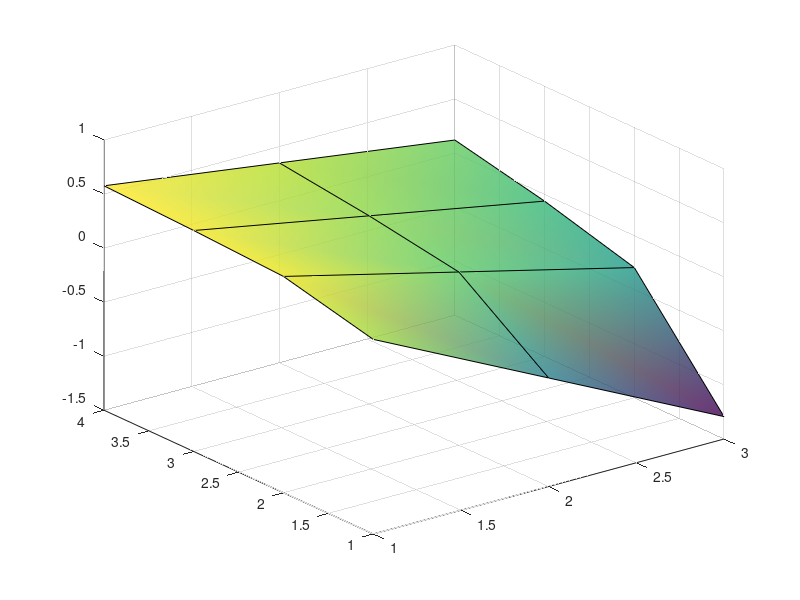

Write the MATLAB code that produced this figure. (Note: this script raises an error after producing the figure.)
clear;
clc;

result_dense=load('dense.mat');
result_sparse=load('sparse.mat');
Sk=ones(40,1)*5*102.4;
Wt=2.63*10^(-8)*8*1024*1024;

saving_dense_No=zeros(size(result_dense.result));
saving_dense_All=zeros(size(result_dense.result));
saving_sparse_No=zeros(size(result_sparse.result));
saving_sparse_All=zeros(size(result_sparse.result));

EC_dense=zeros(size(result_dense.result));
ET_dense=zeros(size(result_dense.result));
EC_sparse=zeros(size(result_sparse.result));
ET_sparse=zeros(size(result_sparse.result));

ET_miss=zeros(size(saving_dense_All));  %No caching
EC_miss=((95.92+16.02)*4+6.25*10^(-12)*8*1024*1024*10*1024)*60*[1,3,5;1,3,5;1,3,5;1,3,5];

for ii=1:size(saving_dense_All,1)
    for jj=1:size(saving_sparse_All,2)
        
        ET_miss(ii,jj)=sum(Wt*Sk(1:10*ii)*15);
        EC_miss(ii,jj)=EC_miss(ii,jj)+ET_miss(ii,jj)/15;
        
        saving_dense_No(ii,jj)=(ET_miss(ii,jj)-result_dense.result{ii,jj}.value)/ET_miss(ii,jj);
        saving_dense_All(ii,jj)=(EC_miss(ii,jj)-result_dense.result{ii,jj}.value)/EC_miss(ii,jj);
        EC_dense(ii,jj)=result_dense.result{ii,jj}.sol.EC;
        ET_dense(ii,jj)=result_dense.result{ii,jj}.sol.ET;
        
        saving_sparse_No(ii,jj)=(ET_miss(ii,jj)-result_sparse.result{ii,jj}.value)/ET_miss(ii,jj);
        saving_sparse_All(ii,jj)=(EC_miss(ii,jj)-result_sparse.result{ii,jj}.value)/EC_miss(ii,jj);
        EC_sparse(ii,jj)=result_sparse.result{ii,jj}.sol.EC;
        ET_sparse(ii,jj)=result_sparse.result{ii,jj}.sol.ET;
        
    end
end

figure(1);

s=surf(saving_dense_No,'FaceAlpha',0.8,'FaceColor','interp');
s.EdgeColor='none';
colorbar;
xlabel('Length of Time-Slot (min)','FontSize',18,'FontWeight','bold');
ylabel('Number of Requests','FontSize',18,'FontWeight','bold');
zlabel('Energy Saving Ratio','FontSize',18,'FontWeight','bold');
ax = gca;
ax.XTick = 1:3;
ax.XTickLabel = {'1','3','5'};
ax.YTick = 1:4;
ax.YTickLabel = {'10','20','30','40'};

figure(2);

s=surf(saving_dense_All,'FaceAlpha',0.8,'FaceColor','interp');
s.EdgeColor='none';
colorbar;
xlabel('Length of Time-Slot (min)','FontSize',18,'FontWeight','bold');
ylabel('Number of Requests','FontSize',18,'FontWeight','bold');
zlabel('Energy Saving Ratio','FontSize',18,'FontWeight','bold');
ax = gca;
ax.XTick = 1:3;
ax.XTickLabel = {'1','3','5'};
ax.YTick = 1:4;
ax.YTickLabel = {'10','20','30','40'};

figure(3);
time_slot=[1,3,5];
dense_combined=zeros(size(saving_dense_All,1),2,size(saving_dense_All,2));
for ii=1:size(dense_combined,3)
    dense_combined(:,:,ii)=[EC_dense(:,ii),ET_dense(:,ii)];
    ax=subplot(1,3,ii);
    bar3(dense_combined(:,:,ii),'stacked');
    ylabel('Number of Requests','FontWeight','bold');
    zlabel('Energy Comsumption (joule)','FontWeight','bold');
    ax.YTick=1:4;
    ax.YTickLabel={'10','20','30','40'};
    title(sprintf('Time-Slot=%d min',time_slot(ii)));
end
legend('Energy for Caching','Energy for Transport');

flow_plot=1:4;
for ii=1:length(time_slot)
    figure(ii+3);
    hold on;
    plot(flow_plot,ET_miss(:,ii),'-p','Color',[0.85,0.33,0.10],'LineWidth',1.6);
    plot(flow_plot,EC_miss(:,ii),'-+','Color',[0.30,0.75,0.93],'LineWidth',1.6);
    plot(flow_plot,EC_dense(:,ii)+ET_dense(:,ii),'-*','Color',[0.64,0.08,0.18],'LineWidth',1.6);
    xlabel('Number of Requests','FontSize',18,'FontWeight','bold');
    ylabel('Energy cost (joule)','FontSize',18,'FontWeight','bold');
    lgd=legend({'No Caching','All Caching','Proposed'},'Location','north');
    lgd.FontSize=12;
    hold off;
    ax = gca;
    ax.XTick = 1:4;
    ax.XTickLabel = {'10','20','30','40'};
    title(sprintf('Time-Slot=%d min',time_slot(ii)));
end
